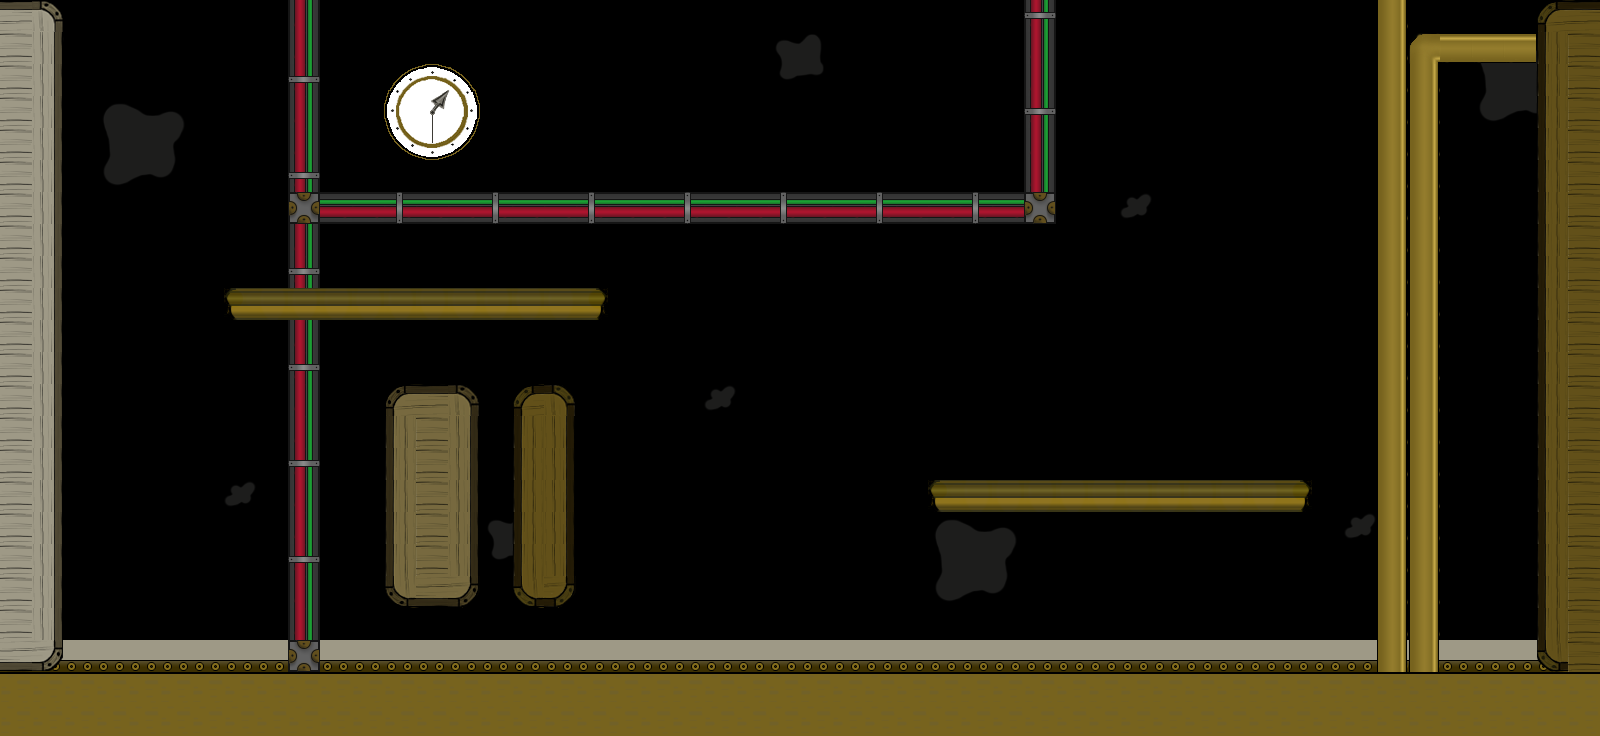

Rendered tile map (Tiled .tmx) drawn with the repository's tilesets; below, a short description and the map source with its tile grids summarised:
An orthogonal 50x23 tile map with 32x32 px tiles, 4 tile layers (Capa de patrones 4, Capa de patrones 6, Capa de patrones 5, Capa de patrones 7), 11 hidden layers not drawn, 10 tilesets and 37 objects.

<map version="1.2" tiledversion="1.2.2" orientation="orthogonal" renderorder="right-down" width="50" height="23" tilewidth="32" tileheight="32" infinite="0" nextlayerid="29" nextobjectid="39">
 <tileset firstgid="1" name="Fondos" tilewidth="32" tileheight="32" tilecount="0" columns="6">
  <image source="../../colorespng.png" width="192" height="32" />
 </tileset>
 <tileset firstgid="1" name="Remaches" tilewidth="32" tileheight="32" tilecount="27" columns="9">
  <image source="Remaches.png" width="288" height="96" />
 </tileset>
 <tileset firstgid="28" name="Fondos2" tilewidth="32" tileheight="32" tilecount="18" columns="6">
  <image source="fondos2.png" width="192" height="96" />
 </tileset>
 <tileset firstgid="46" name="Cables" tilewidth="32" tileheight="32" tilecount="7" columns="7">
  <image source="Cables.png" width="224" height="32" />
 </tileset>
 <tileset firstgid="53" name="Pltaformas" tilewidth="32" tileheight="32" tilecount="3" columns="3">
  <image source="plataforma.png" width="96" height="32" />
 </tileset>
 <tileset firstgid="56" name="Pisos" tilewidth="32" tileheight="32" tilecount="18" columns="6">
  <image source="pisos.png" width="192" height="96" />
 </tileset>
 <tileset firstgid="74" name="VentanaR" tilewidth="32" tileheight="32" tilecount="0" columns="4">
  <image source="../../ventanaR.png" width="128" height="32" />
 </tileset>
 <tileset firstgid="74" name="VentanaC" tilewidth="32" tileheight="32" tilecount="0" columns="4">
  <image source="../../ventadaC.png" width="128" height="128" />
 </tileset>
 <tileset firstgid="74" name="Tuberias" tilewidth="32" tileheight="32" tilecount="8" columns="8">
  <image source="tuberias.png" width="256" height="32" />
 </tileset>
 <tileset firstgid="82" name="Reloj1" tilewidth="32" tileheight="32" tilecount="0" columns="3">
  <image source="../../reloj.png" width="96" height="96" />
 </tileset>
 <group id="10" name="Fondo 4">
  <layer id="11" name="Capa de patrones 4" width="50" height="23">
   <data>[1150 cells, 150 non-empty, 2 distinct tile ids]</data>
  </layer>
  <layer id="12" name="Capa de patrones 6" width="50" height="23">
   <data>[1150 cells, 135 non-empty, 21 distinct tile ids]</data>
  </layer>
  <layer id="13" name="Capa de patrones 5" width="50" height="23">
   <data>[1150 cells, 131 non-empty, 33 distinct tile ids]</data>
  </layer>
  <layer id="14" name="Capa de patrones 7" width="50" height="23">
   <data>[1150 cells, 124 non-empty, 5 distinct tile ids]</data>
  </layer>
  <objectgroup id="20" name="Capa de Objetos 1">
   <object id="1" x="224" y="288" width="384" height="32" />
   <object id="2" x="928" y="480" width="384" height="32" />
   <object id="3" x="1472" y="832" />
  </objectgroup>
  <objectgroup id="27" name="Alacranes">
   <object id="34" x="688" y="649.333" />
   <object id="35" x="338.667" y="262.667" />
   <object id="36" x="1197.33" y="456" />
  </objectgroup>
  <objectgroup id="28" name="Victoria">
   <object id="37" x="1120" y="52" width="120" height="686.667" />
   <object id="38" x="1126.67" y="1.33333" width="110.667" height="50.6667" />
  </objectgroup>
 </group>
 <group id="15" name="Fondo 3" visible="0">
  <layer id="16" name="Capa de Patrones 1" width="50" height="23">
   <data>[1150 cells, 150 non-empty, 3 distinct tile ids]</data>
  </layer>
  <layer id="19" name="Capa de patrones 15" width="50" height="23">
   <data>[1150 cells, 42 non-empty, 15 distinct tile ids]</data>
  </layer>
  <layer id="17" width="50" height="23">
   <data>[1150 cells, 214 non-empty, 35 distinct tile ids]</data>
  </layer>
  <layer id="18" name="Capa de patrones 3" width="50" height="23">
   <data>[1150 cells, 36 non-empty, 9 distinct tile ids]</data>
  </layer>
  <objectgroup id="21" name="Capa de Objetos 2">
   <object id="4" x="192" y="512" width="384" height="32" />
   <object id="5" x="992" y="512" width="384" height="32" />
  </objectgroup>
  <objectgroup id="26" name="Alacranes">
   <object id="30" x="729.333" y="652" />
   <object id="31" x="384" y="473.333" />
   <object id="32" x="1264" y="488" />
   <object id="33" x="250.667" y="269.333" />
  </objectgroup>
 </group>
 <group id="5" name="Fondo 2" visible="0">
  <layer id="6" name="Capa de patrones 4" width="50" height="23">
   <data>[1150 cells, 150 non-empty, 2 distinct tile ids]</data>
  </layer>
  <layer id="8" name="Capa de patrones 6" width="50" height="23">
   <data>[1150 cells, 83 non-empty, 13 distinct tile ids]</data>
  </layer>
  <layer id="7" name="Capa de patrones 5" width="50" height="23">
   <data>[1150 cells, 178 non-empty, 32 distinct tile ids]</data>
  </layer>
  <layer id="9" name="Capa de patrones 7" width="50" height="23">
   <data>[1150 cells, 124 non-empty, 5 distinct tile ids]</data>
  </layer>
  <objectgroup id="22" name="Capa de Objetos 3">
   <object id="6" x="320" y="480" width="384" height="32" />
   <object id="7" x="928" y="320" width="384" height="32" />
   <object id="19" x="808" y="380" />
   <object id="20" x="808" y="380" />
   <object id="21" x="808" y="380" />
   <object id="22" x="808" y="380" />
   <object id="23" x="808" y="380" />
   <object id="24" x="808" y="380" />
   <object id="25" x="808" y="380" />
   <object id="26" x="808" y="380" />
  </objectgroup>
  <objectgroup id="25" name="Alacranes">
   <object id="27" x="1302.67" y="620" />
   <object id="28" x="222.667" y="654.667" />
   <object id="29" x="1120" y="280" />
  </objectgroup>
 </group>
 <group id="4" name="Fondo 1" visible="0">
  <layer id="1" name="Capa de Patrones 1" width="50" height="23">
   <data>[1150 cells, 66 non-empty, 2 distinct tile ids]</data>
  </layer>
  <layer id="2" width="50" height="23">
   <data>[1150 cells, 382 non-empty, 58 distinct tile ids]</data>
  </layer>
  <layer id="3" name="Capa de patrones 3" width="50" height="23">
   <data>[1150 cells, 59 non-empty, 15 distinct tile ids]</data>
  </layer>
  <objectgroup id="23" name="Capa de Objetos 4">
   <object id="8" x="192" y="512" width="384" height="32" />
   <object id="9" x="608" y="352" width="384" height="32" />
   <object id="10" x="1056" y="512" width="384" height="32" />
   <object id="11" x="1504" y="896" />
  </objectgroup>
  <objectgroup id="24" name="Alacranes">
   <object id="13" x="492" y="492" />
   <object id="14" x="492" y="492" />
   <object id="15" x="884" y="328" />
   <object id="16" x="884" y="328" />
   <object id="17" x="1362" y="497" />
   <object id="18" x="1362" y="497" />
  </objectgroup>
 </group>
</map>
